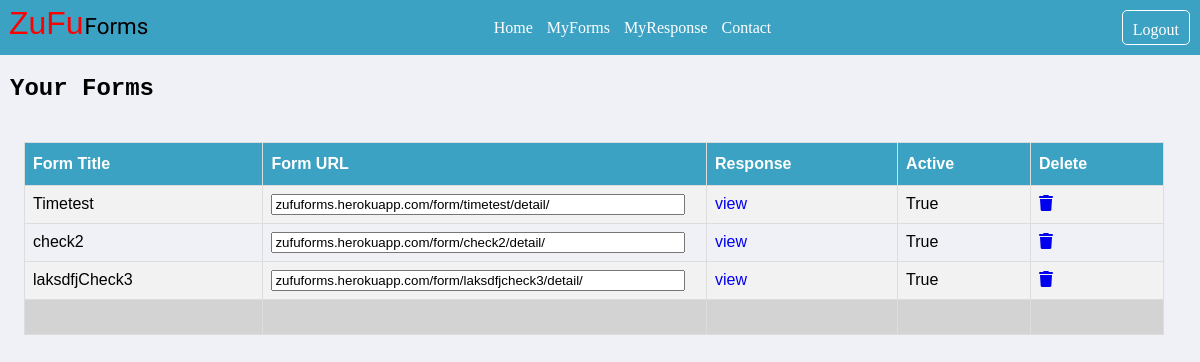
/form/viewall/ (signed in), run on an earlier commit of the app's database.
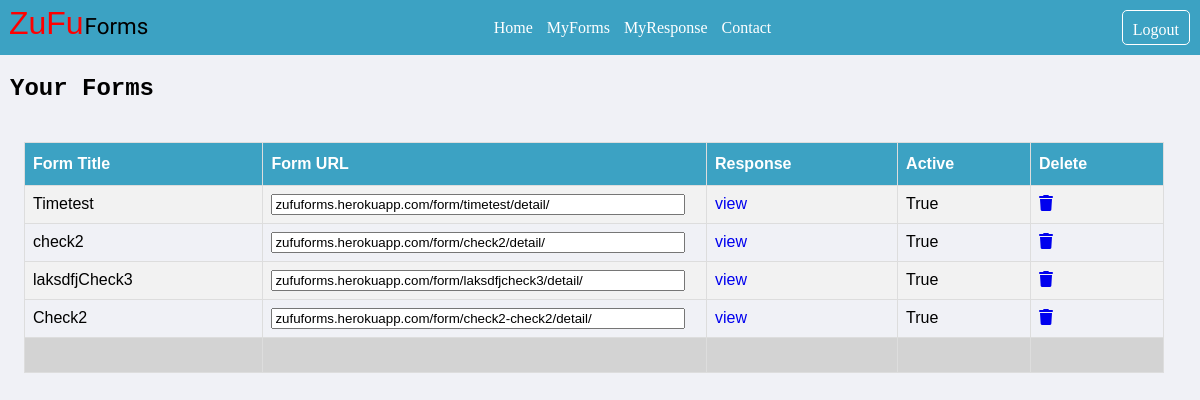
And on a later commit of the database.
### home/models.py (models this page shows, shortened)
class BlankForm(models.Model):
    creator = models.ForeignKey(User, on_delete=models.CASCADE)
    data = models.TextField()
    title = models.CharField(max_length=100)
    active = models.BooleanField(default=True)
    formtimer = models.IntegerField(default=0)
    slug = models.SlugField(unique=True)

### home/views.py (the view)
# urls.py: path('form/viewall/',view_allform,name='web-viewall'),
@login_required
def view_allform(request):
    log_user = get_object_or_404(User,username=request.user)
    form = BlankForm.objects.filter(creator=log_user)
    return render(request,'home/viewall.html',{'allforms':form})

### templates/home/viewall.html (shortened to what this page needs)
{% extends 'home/base.html' %}
{% load static %}
{% block main-content %}
<div class="site-wrapper">
    <div class="otherform">
            <div class="created-by-you">
                <header><h2>Your Forms </h2></header>
                <table>
                    <tr>
                        <th><strong>Form Title</strong></th>
                        <th><strong>Form URL</strong></th>
                        <th><strong>Response</strong></th>
                        <th><strong>Active</strong></th>
                        <th><strong>Delete</strong></th>
                    </tr>
                    {% for form in allforms %}
                    {% if form.active %}
                        <tr>
                    {% else %}
                        <tr style="background-color: red;color:white">
                    {% endif%}
                        <td><a href="{% url 'web-detail' form.slug %}" style="color:black;"> {{ form.title }} </a>
                        </td>
                        <td class="tdinput">
                            <input type="text" value="zufuforms.herokuapp.com{% url 'web-detail' form.slug %}" class='tooltip' onclick="copyme(this)" readonly>
                        </td>
                        <td><a href="{% url 'web-view-response' form.slug %}">view</a></td>
                        <td> {{ form.active }} </td>
                        <td><a href="{% url 'web-delete-form' form.slug %}"><i class='fas fa-trash'></i></a></td>
                    </tr>
                    {% endfor %}
                    <tr>
                        <td style="background-color:lightgrey">&nbsp;&nbsp;</td>
                        <td style="background-color:lightgrey">&nbsp;&nbsp;</td>
                        <td style="background-color:lightgrey">&nbsp;&nbsp;</td>
                        <td style="background-color:lightgrey">&nbsp;&nbsp;</td>
                        <td style="background-color:lightgrey">&nbsp;&nbsp;</td>
                    </tr>
                </table>
            </div>
        </div>
</div>
{% endblock main-content %}

What changed in the data, as far as the page shows it:
added BlankForm: title "Check2", slug "zufuforms.herokuapp.com/form/check2-check2/detail/", active "True"
